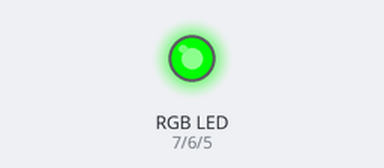
Bench run of a sketch on a simulated Arduino Uno, built with avr-gcc and run on an emulated ATmega328P. Shown: an RGB LED mixed from three pins (HIGH = lit). Dim RGB values are drawn brighter than linear.

Above: at 15.18 s.
At 17.01 s:
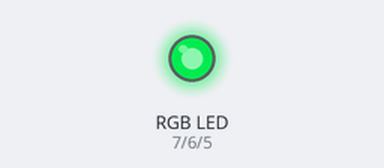
At 18.82 s:
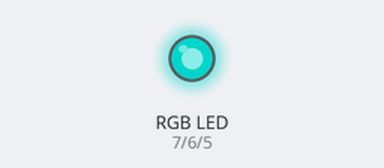
At 20.62 s:
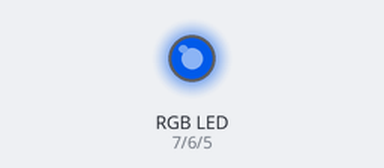
At 22.42 s:
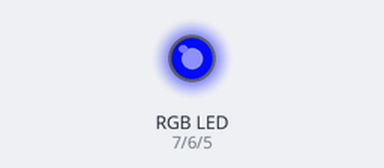
Timing chart, 0 to 40.0 s (numbered marks = the images above):
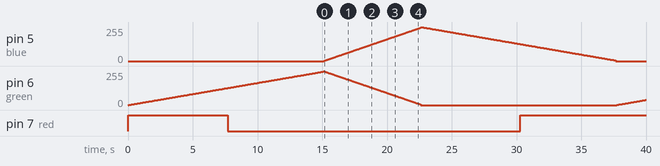

The sketch:

RGBmadness.ino
```cpp
int red = 7;
int green = 6;
int blue = 5;
int R = 255;
int G = 0;
int B = 0;

void setup() {
  pinMode(red, OUTPUT);
  pinMode(green, OUTPUT);
  pinMode(blue, OUTPUT);
}

void loop() {

for (int bright = 0; bright <=250; bright++){
  R = 255 - bright;
  G = bright;
  B = 0;
analogWrite(red, R);
analogWrite(green, G);
analogWrite(blue, B);
delay(60);
}
for (int bright = 0; bright <=250; bright++){
  G = 255 - bright;
  B = bright;
  R = 0;
analogWrite(red, R);
analogWrite(green, G);
analogWrite(blue, B);
delay(30);
}
for (int bright = 0; bright <=250; bright++){
  B = 255 - bright;
  R = bright;
  G = 0;
analogWrite(red, R);
analogWrite(green, G);
analogWrite(blue, B);
delay(60);
}

}
```

Measured:
- by itself, pin 5 (blue): rises from 0/255 to 255/255 in 7.5 s, then falls to 0/255 in 15.1 s
- by itself, pin 7 (red): LOW → HIGH at 0.00 s, → LOW 7.7 s later, → HIGH 22.6 s later
